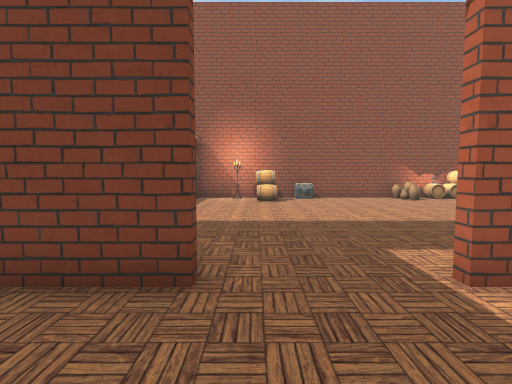
view 1 (above)

18 first-person views from a walk through a Unity game level. The camera is 1.2 m above the floor, tilts 4° down and sees 85° across. The floor is counted in squares, 1 m on a side. Each view is taken from the middle of a square. On the plan, view 1 faces up. The plan holds only what a view shows up to about 13 squares ahead; the rest is blank. The place goes on beyond the plan. The player character is not drawn. Some animated figures are not drawn.

view 2
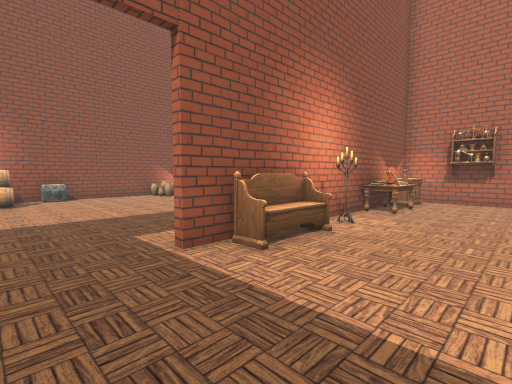

view 3
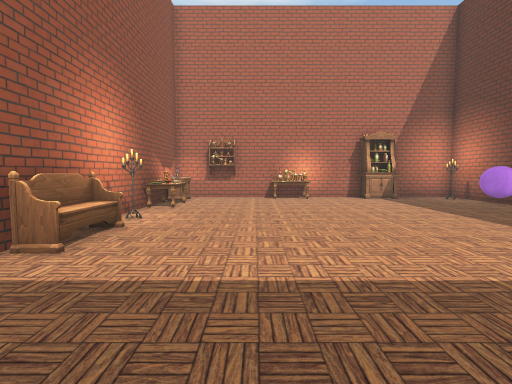

view 4
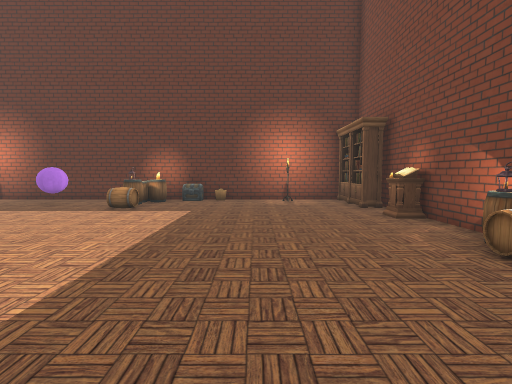

view 5
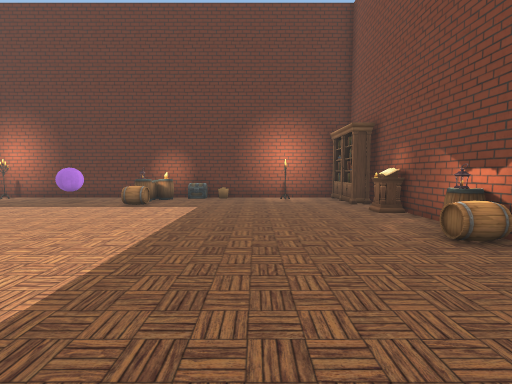

view 6
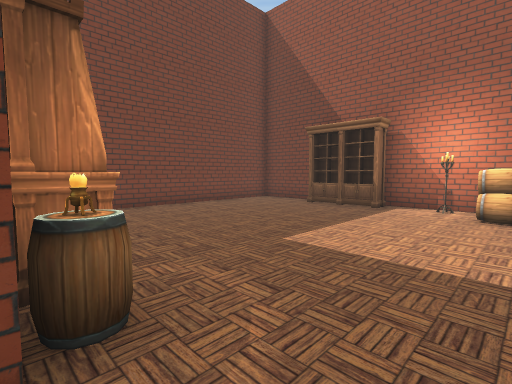

view 7
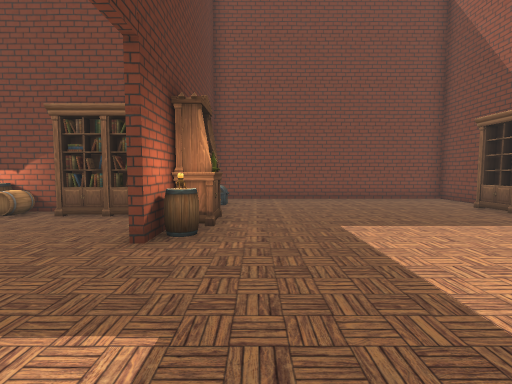

view 8
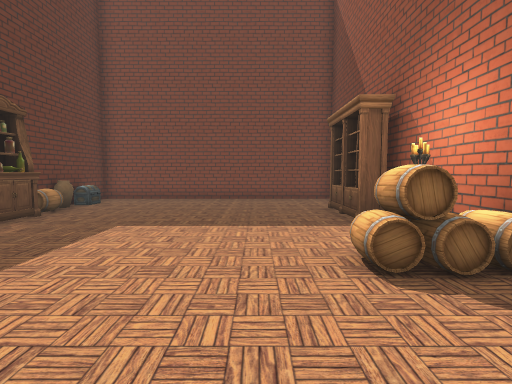

view 9
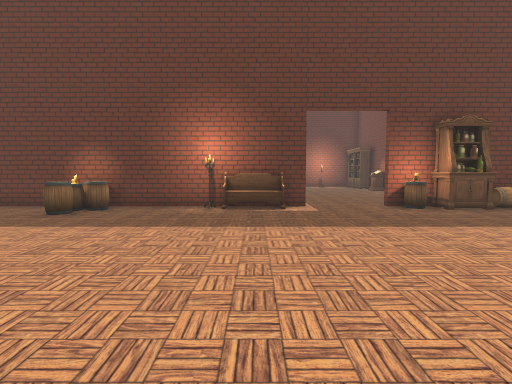

view 10
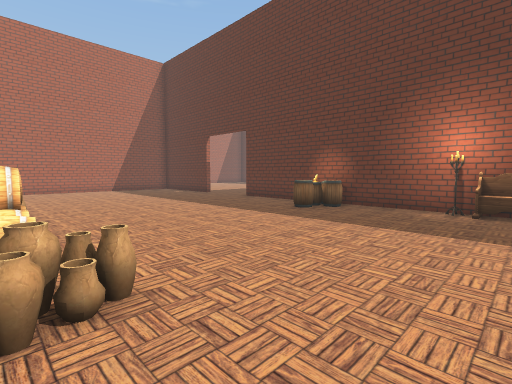

view 11
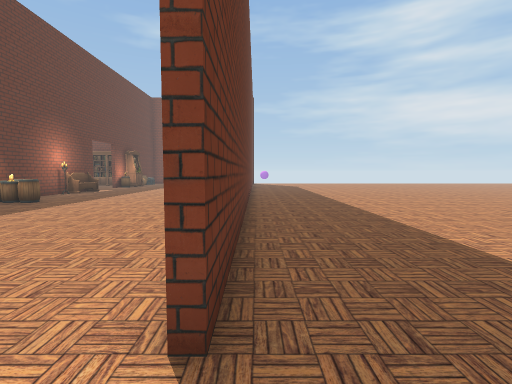

view 12
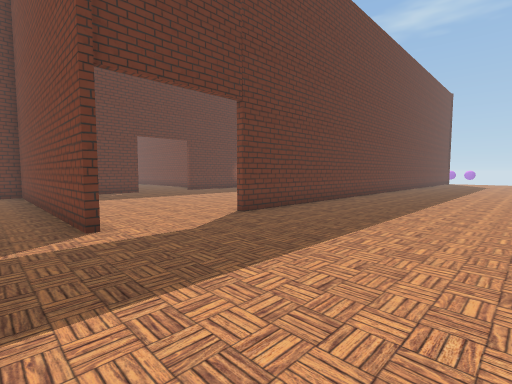

view 13
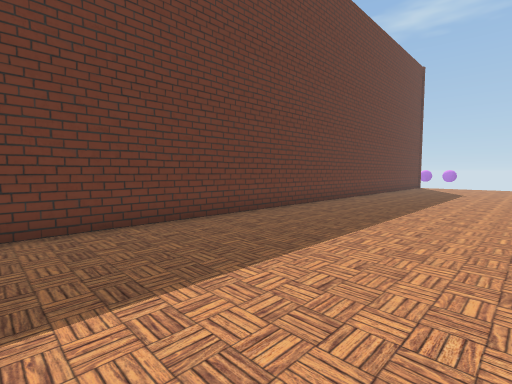

view 14
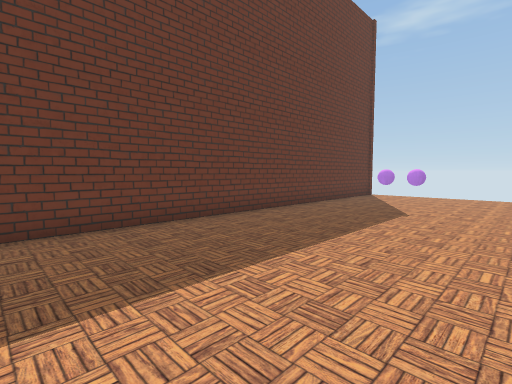

view 15
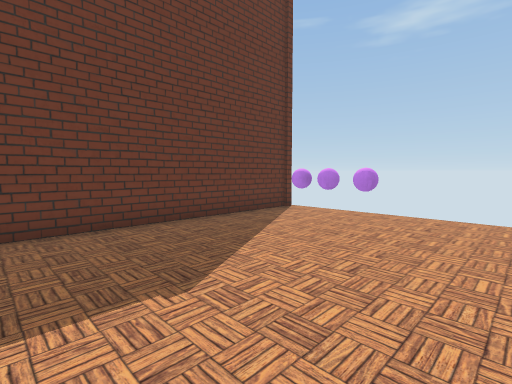

view 16
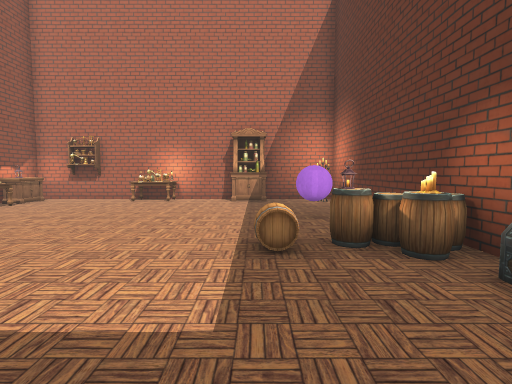

view 17
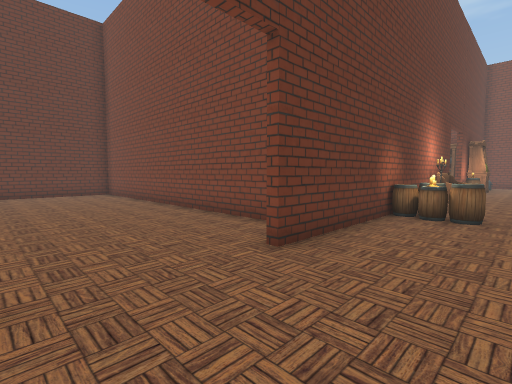

view 18
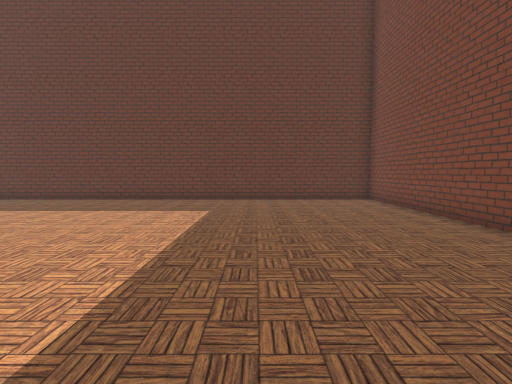

### Floor plan
Points are (right, up) in squares from view 1. A wall is a line through its corners. A room is listed if a view was taken in it or the views show most of it. See-through windows are left out.
Room 1 (views 1, 2, 3, 4, 16)
walls: (6.4, 1.9) (6.2, 2.5); (6.2, 2) (6.3, 2.4); (-0.6, 2.9) (-2.8, 2.9); (-4.5, -1) (-4.5, -8.1); (-3.8, -10.5) (12.7, -10.5) (12.7, 2.9) (2.1, 2.9)
ways out: opening at (1, 3) to room 2
objects: other object (-4, -10) to (-4, -8); other object (-4, -6) to (-4, -5); other object (-4, -3); other object (-4, -2); other object (-4, 0) to (-4, 2); other object (2, -10) to (3, -10); other object (3, 2) to (5, 2); other object (4, -10) to (4, -9); other object (4, -8) to (5, -7); other object (5, -10); other object (5, -9); other object (8, -9); other object (9, 2) to (10, 2); other object (11, 2); other object (12, -7) to (12, -6); other object (12, -3); other object (12, -2); other object (12, 0) to (12, 1); other object (12, 2)
Room 2 (views 5, 6, 7, 8, 9, 10, 11, 12, 13, 14, 15, 17, 18)
walls: (12.9, 1.4) (12.9, -10.5) (25.5, -10.5); (4.1, 13.4) (-2.9, 13.4); (2.1, 3.1) (14.6, 3.1); (23.5, 13.9) (23.5, 3.1) (24.4, 3.1); (-2.6, 3.1) (-0.6, 3.1); (-6.1, 13.4) (-8.7, 13.4) (-8.7, 3.1) (-4.3, 3.1); (-9.1, 13.7) (19.4, 13.7)
ways out: opening at (1, 3) to room 1
objects: other object (-7, 4) to (-6, 4); other object (-5, 13) to (-3, 13); other object (-4, 4); other object (-3, 4); other object (-2, 4); other object (-1, 4); other object (0, 11) to (1, 13); other object (2, 13) to (3, 13); other object (3, 4) to (5, 4); other object (7, 12) to (7, 13); other object (8, 13); other object (9, 4) to (10, 5); other object (9, 13) to (11, 13); other object (10, 4); other object (13, 12) to (13, 13)

Positions as (right, up) in squares from view 1, and headings:
1: (0, 0), facing up
2: (0, -1), facing up-right
3: (-1, -1), facing right
4: (0, 2), facing down
5: (0, 3), facing down
6: (1, 3), facing up-left
7: (4, 5), facing left
8: (4, 10), facing left
9: (4, 13), facing down
10: (4, 13), facing down-right
11: (21, 14), facing left
12: (25, 20), facing down-left
13: (15, 20), facing down-left
14: (6, 20), facing down-left
15: (-1, 20), facing down-left
16: (0, -7), facing right
17: (18, 6), facing down-left
18: (18, 2), facing down
